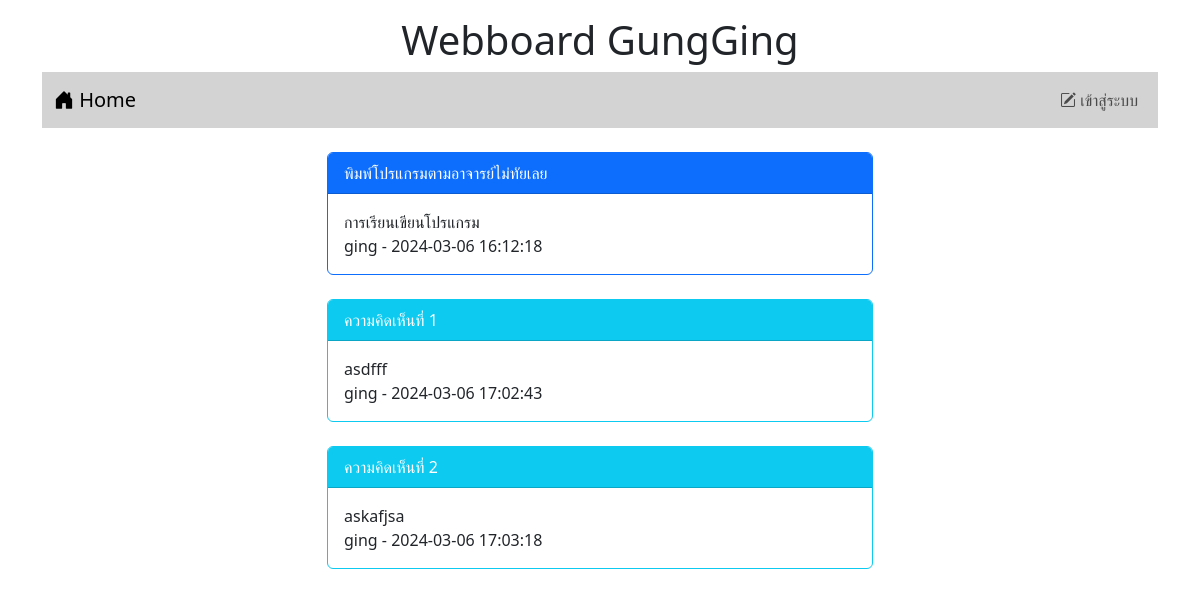
Screenshot of /post.php?id=3 with the database file from the repository.
### tables this page shows
CREATE TABLE `post` (
  `id` int(11) NOT NULL,
  `title` varchar(128) NOT NULL,
  `content` varchar(2048) NOT NULL,
  `post_date` datetime NOT NULL,
  `cat_id` int(11) NOT NULL,
  `user_id` int(11) NOT NULL
);

CREATE TABLE `user` (
  `id` int(11) NOT NULL,
  `login` varchar(32) NOT NULL,
  `password` varchar(64) NOT NULL,
  `name` varchar(64) NOT NULL,
  `gender` char(1) NOT NULL,
  `email` varchar(32) NOT NULL,
  `role` char(1) NOT NULL
);

CREATE TABLE `comment` (
  `id` int(11) NOT NULL,
  `content` varchar(20148) NOT NULL,
  `post_date` datetime NOT NULL,
  `user_id` int(11) NOT NULL,
  `post_id` int(11) NOT NULL
);

### post.php (the view, shortened to what this page needs)
<!DOCTYPE html>
<html lang="en">
<head>
    <link rel="stylesheet" href="bootstrap-5.3.2-dist/css/bootstrap.min.css">
    <link rel="stylesheet" href="https://cdn.jsdelivr.net/npm/bootstrap-icons@1.11.3/font/bootstrap-icons.min.css">
</head>
<body>
  <div class="container-lg">
   <h1 style="text-align: center;" class="mt-3">Webboard GungGing</h1>
   <?php include "nav.php" ?>
   <div class="row mt-4">
    <div class="col-lg-3 col-md-2 col-sm-1"></div>
    <div class="col-lg-6 col-md-8 col-sm-10">
    <?php
    $conn=new PDO("mysql:host=localhost;dbname=webboard;charset=utf8","root","");
    $sql="select post.title,post.content,post.post_date,user.login from post inner join user on
    (post.user_id=user.id) where post.id=$_GET[id]";
    $result=$conn->query($sql);
    while($row=$result->fetch()){
       echo "<div class= 'card border-primary'>";
       echo "<div class='card-header bg-primary text-white'>$row[0]</div>";
       echo"<div class='card-body'>$row[1]<br>$row[3] - $row[2]</div>";
       echo"</div><br>";
    }
    ?>
  <?php
    $sql1="select comment.content,comment.post_date,user.login from comment inner join user on
    (comment.user_id=user.id) where comment.post_id=$_GET[id]";
    $result=$conn->query($sql1);
    $i=1;
    while($row=$result->fetch()){
      echo "<div class= 'card border-info'>";
      echo "<div class='card-header bg-info text-white'>ความคิดเห็นที่ $i</div>";
      echo"<div class='card-body'>$row[0]<br>$row[2] - $row[1]</div>";
      echo"</div><br>";
      $i=$i+1;
   }
  ?>
    </div>
<div class="col-lg-3 col-md-2 col-sm-1"></div>
   </div>
  </div>
</body>
</html>

### rows the page displays
post: title "พิมพ์โปรแกรมตามอาจารย์ไม่ทัยเลย", content "การเรียนเขียนโปรแกรม", user.login "ging", post_date "2024-03-06 16:12:18"
comment: content "asdfff", user.login "ging", post_date "2024-03-06 17:02:43"
comment: content "askafjsa", user.login "ging", post_date "2024-03-06 17:03:18"
